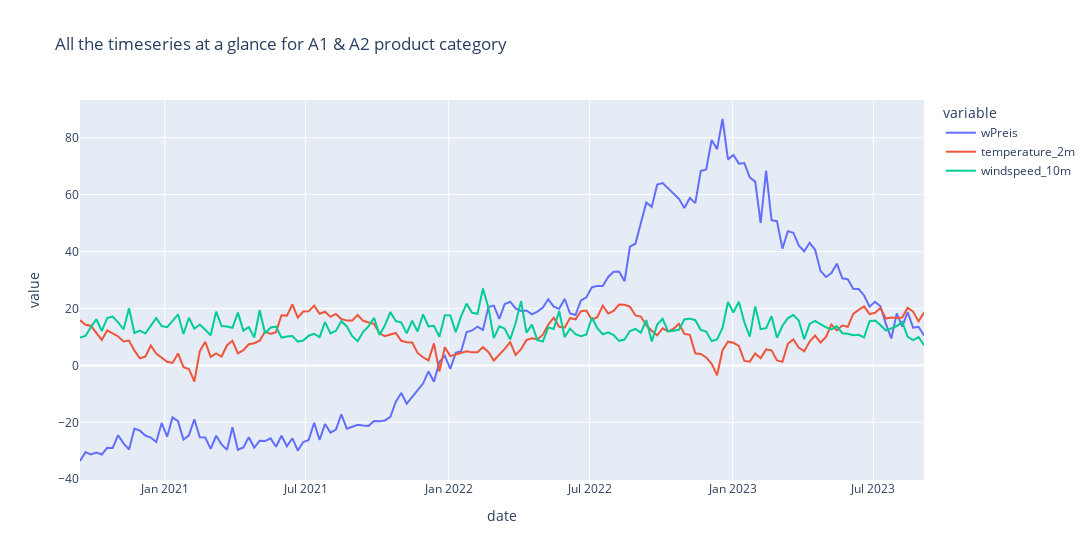

Here is the notebook cell this chart was saved with:
### Markdown cell above
### Visualising the time series for A1 and A2 categoriy

### Code cell
fig = px.line(wd_A1A2_20212223, x='date', y=['wPreis','temperature_2m','windspeed_10m'], title='All the timeseries at a glance for A1 & A2 product category', width=1500)
fig.show()

### Figure 1 — Plotly figure (JSON) as saved in the notebook; plotly's stock layout.template omitted (floating-point values rounded to 4 significant figures; data arrays with more than 128 entries replaced by an {"elided": "..."} marker saying what was removed)
{"data": [{"hovertemplate": "variable=wPreis<br>date=%{x}<br>value=%{y}<extra></extra>", "legendgroup": "wPreis", "line": {"color": "#636efa", "dash": "solid"}, "marker": {"symbol": "circle"}, "mode": "lines", "name": "wPreis", "orientation": "v", "showlegend": true, "type": "scatter", "x": {"elided": "156 str values"}, "xaxis": "x", "y": {"elided": "156 float values"}, "yaxis": "y"}, {"hovertemplate": "variable=temperature_2m<br>date=%{x}<br>value=%{y}<extra></extra>", "legendgroup": "temperature_2m", "line": {"color": "#EF553B", "dash": "solid"}, "marker": {"symbol": "circle"}, "mode": "lines", "name": "temperature_2m", "orientation": "v", "showlegend": true, "type": "scatter", "x": {"elided": "156 str values"}, "xaxis": "x", "y": {"elided": "156 float values"}, "yaxis": "y"}, {"hovertemplate": "variable=windspeed_10m<br>date=%{x}<br>value=%{y}<extra></extra>", "legendgroup": "windspeed_10m", "line": {"color": "#00cc96", "dash": "solid"}, "marker": {"symbol": "circle"}, "mode": "lines", "name": "windspeed_10m", "orientation": "v", "showlegend": true, "type": "scatter", "x": {"elided": "156 str values"}, "xaxis": "x", "y": {"elided": "156 float values"}, "yaxis": "y"}], "layout": {"legend": {"title": {"text": "variable"}, "tracegroupgap": 0}, "title": {"text": "All the timeseries at a glance for A1 & A2 product category"}, "width": 1500, "xaxis": {"anchor": "y", "domain": [0, 1], "title": {"text": "date"}}, "yaxis": {"anchor": "x", "domain": [0, 1], "title": {"text": "value"}}}}
